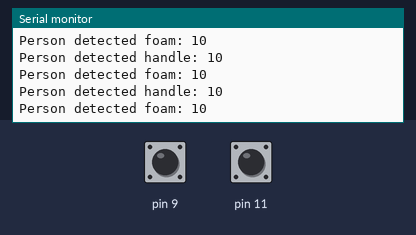
Simulated run of this sketch. Board: Arduino Uno, built with avr-gcc and run on an emulated ATmega328P. Parts: the last lines printed to the serial monitor. The test bench sets the inputs (shaded band); at power-on: pin 9 HIGH, pin 11 HIGH.

Above: at 1.8 s.
1.9 s: pin 9 pulled LOW for 0.6 s
At 2.36 s:
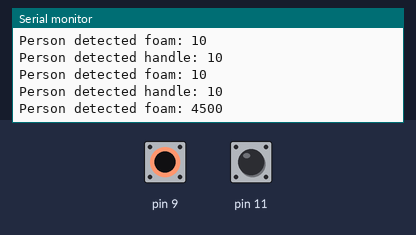
4.0 s: pin 11 pulled LOW for 0.6 s
6.1 s: pin 9 driven LOW and pin 11 driven LOW
At 6.92 s:
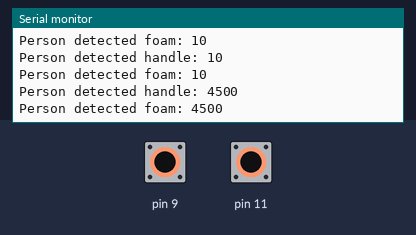

Measured:
- after the input at 1.9 s, the serial monitor: prints a new line after 0.16 s (image 1)
- after the input at 6.1 s, the serial monitor: prints a new line after 0.52 s (image 2)

The sketch:

CapacitiveSensorSketch.ino
```cpp
// TOUCH DETECTION SUPPORT FUNCTIONS //

// INCLUDES //

#include <CapacitiveSensor.h>

// VARIABLES //

// Sensors
CapacitiveSensor cs_foam = CapacitiveSensor(8, 9);    // Use pins 27 and 26
CapacitiveSensor cs_handle = CapacitiveSensor(10, 11);    // Use pins 29 and 28

// Miscellaneous
int detection_treshold_handle = 3500;     // A person is detected if the input is higher than this
int detection_treshold_foam = 5000;       // A person is detected if the input is higher than this
bool person_detected_handle;              // Tells if a person is touching the handle
bool person_detected_foam;                // Tells if a person is touching the foam
long touch_handle;                        // Output of the handle touch sensor
long touch_foam;                          // Output of the handle foam sensor

// SUPPORT FUNCTIONS //

void setup() {
  setupTouchDetection();
  Serial.begin(9600);
}

void loop() {
  expectedTouchDetection();
  delay(500);
}
// Setup touch detection
void setupTouchDetection() {
  cs_foam.set_CS_Timeout_Millis(50);
  cs_handle.set_CS_Timeout_Millis(50);
  person_detected_handle = false;
  person_detected_foam = false;

}

// Manage unexpected touch
void unexpectedTouchDetection() {
  // Get the input
  //touch_handle = cs_handle.capacitiveSensor(30);
  // touch_foam = cs_handle.capacitiveSensor(30);

  // Process the handle data
  if (touch_handle > detection_treshold_handle && !person_detected_handle) {
    person_detected_handle = true;
    // TODO - Set state and do something
  } else if (touch_handle <= detection_treshold_handle && person_detected_handle) {
    person_detected_handle = false;
    // TODO - Set state and do something
  }

  // Process the foam data
  if (touch_foam > detection_treshold_foam && !person_detected_foam) {
    person_detected_foam = true;
    // TODO - Set state and do something
  } else if (touch_foam <= detection_treshold_foam && person_detected_foam) {
    person_detected_foam = false;
    // TODO - Set state and do something
  }
}

// Manage expected touch
void expectedTouchDetection() {
  // Get the input
  touch_handle = cs_handle.capacitiveSensor(30);
  touch_foam = cs_foam.capacitiveSensor(30);
  Serial.print("Person detected handle: ");
  Serial.println(touch_handle);
  Serial.print("Person detected foam: ");
  Serial.println(touch_foam);


  // Process the handle data
  if (touch_handle > detection_treshold_handle && !person_detected_handle) {
    person_detected_handle = true;

  } else if (touch_handle <= detection_treshold_handle && person_detected_handle) {
    person_detected_handle = false;
  }

  // Process the foam data
  if (touch_foam > detection_treshold_foam && !person_detected_foam) {
    person_detected_foam = true;

  } else if (touch_foam <= detection_treshold_foam && person_detected_foam) {
    person_detected_foam = false;
  }
}

bool getHandleTouched () {
  return person_detected_handle;
}

bool getFoamTouched () {
  return person_detected_foam;
}
```
